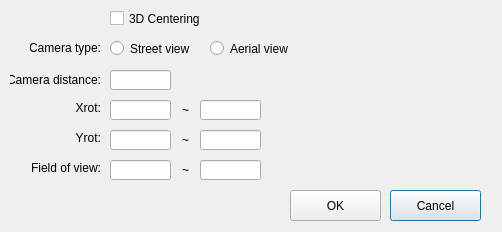
<?xml version="1.0" encoding="UTF-8"?>
<ui version="4.0">
 <class>ParameterEstimationDialog</class>
 <widget class="QDialog" name="ParameterEstimationDialog">
  <property name="geometry">
   <rect>
    <x>0</x>
    <y>0</y>
    <width>502</width>
    <height>232</height>
   </rect>
  </property>
  <property name="windowTitle">
   <string>ParameterEstimationDialog</string>
  </property>
  <widget class="QLabel" name="label_11">
   <property name="geometry">
    <rect>
     <x>173</x>
     <y>160</y>
     <width>16</width>
     <height>20</height>
    </rect>
   </property>
   <property name="text">
    <string>~</string>
   </property>
   <property name="alignment">
    <set>Qt::AlignRight|Qt::AlignTrailing|Qt::AlignVCenter</set>
   </property>
  </widget>
  <widget class="QLineEdit" name="lineEditFovMax">
   <property name="geometry">
    <rect>
     <x>200</x>
     <y>160</y>
     <width>61</width>
     <height>20</height>
    </rect>
   </property>
  </widget>
  <widget class="QLineEdit" name="lineEditYrotMin">
   <property name="geometry">
    <rect>
     <x>110</x>
     <y>130</y>
     <width>61</width>
     <height>20</height>
    </rect>
   </property>
  </widget>
  <widget class="QLineEdit" name="lineEditXrotMin">
   <property name="geometry">
    <rect>
     <x>110</x>
     <y>100</y>
     <width>61</width>
     <height>20</height>
    </rect>
   </property>
  </widget>
  <widget class="QLabel" name="label_13">
   <property name="geometry">
    <rect>
     <x>173</x>
     <y>100</y>
     <width>16</width>
     <height>20</height>
    </rect>
   </property>
   <property name="text">
    <string>~</string>
   </property>
   <property name="alignment">
    <set>Qt::AlignRight|Qt::AlignTrailing|Qt::AlignVCenter</set>
   </property>
  </widget>
  <widget class="QLineEdit" name="lineEditYrotMax">
   <property name="geometry">
    <rect>
     <x>200</x>
     <y>130</y>
     <width>61</width>
     <height>20</height>
    </rect>
   </property>
  </widget>
  <widget class="QLineEdit" name="lineEditXrotMax">
   <property name="geometry">
    <rect>
     <x>200</x>
     <y>100</y>
     <width>61</width>
     <height>20</height>
    </rect>
   </property>
  </widget>
  <widget class="QLabel" name="label_14">
   <property name="geometry">
    <rect>
     <x>173</x>
     <y>130</y>
     <width>16</width>
     <height>20</height>
    </rect>
   </property>
   <property name="text">
    <string>~</string>
   </property>
   <property name="alignment">
    <set>Qt::AlignRight|Qt::AlignTrailing|Qt::AlignVCenter</set>
   </property>
  </widget>
  <widget class="QLabel" name="label_10">
   <property name="geometry">
    <rect>
     <x>30</x>
     <y>160</y>
     <width>71</width>
     <height>16</height>
    </rect>
   </property>
   <property name="text">
    <string>Field of view:</string>
   </property>
   <property name="alignment">
    <set>Qt::AlignRight|Qt::AlignTrailing|Qt::AlignVCenter</set>
   </property>
  </widget>
  <widget class="QLineEdit" name="lineEditCameraDistance">
   <property name="geometry">
    <rect>
     <x>110</x>
     <y>70</y>
     <width>61</width>
     <height>20</height>
    </rect>
   </property>
  </widget>
  <widget class="QLabel" name="label_7">
   <property name="geometry">
    <rect>
     <x>10</x>
     <y>70</y>
     <width>91</width>
     <height>20</height>
    </rect>
   </property>
   <property name="text">
    <string>Camera distance:</string>
   </property>
   <property name="alignment">
    <set>Qt::AlignRight|Qt::AlignTrailing|Qt::AlignVCenter</set>
   </property>
  </widget>
  <widget class="QLabel" name="label_6">
   <property name="geometry">
    <rect>
     <x>30</x>
     <y>100</y>
     <width>71</width>
     <height>16</height>
    </rect>
   </property>
   <property name="text">
    <string>Xrot:</string>
   </property>
   <property name="alignment">
    <set>Qt::AlignRight|Qt::AlignTrailing|Qt::AlignVCenter</set>
   </property>
  </widget>
  <widget class="QLabel" name="label_8">
   <property name="geometry">
    <rect>
     <x>30</x>
     <y>130</y>
     <width>71</width>
     <height>16</height>
    </rect>
   </property>
   <property name="text">
    <string>Yrot:</string>
   </property>
   <property name="alignment">
    <set>Qt::AlignRight|Qt::AlignTrailing|Qt::AlignVCenter</set>
   </property>
  </widget>
  <widget class="QLineEdit" name="lineEditFovMin">
   <property name="geometry">
    <rect>
     <x>110</x>
     <y>160</y>
     <width>61</width>
     <height>20</height>
    </rect>
   </property>
  </widget>
  <widget class="QPushButton" name="pushButtonCancel">
   <property name="geometry">
    <rect>
     <x>390</x>
     <y>190</y>
     <width>91</width>
     <height>31</height>
    </rect>
   </property>
   <property name="text">
    <string>Cancel</string>
   </property>
  </widget>
  <widget class="QPushButton" name="pushButtonOK">
   <property name="geometry">
    <rect>
     <x>290</x>
     <y>190</y>
     <width>91</width>
     <height>31</height>
    </rect>
   </property>
   <property name="text">
    <string>OK</string>
   </property>
  </widget>
  <widget class="QLabel" name="label_12">
   <property name="geometry">
    <rect>
     <x>30</x>
     <y>40</y>
     <width>71</width>
     <height>16</height>
    </rect>
   </property>
   <property name="text">
    <string>Camera type:</string>
   </property>
   <property name="alignment">
    <set>Qt::AlignRight|Qt::AlignTrailing|Qt::AlignVCenter</set>
   </property>
  </widget>
  <widget class="QRadioButton" name="radioButtonCameraTypeStreetView">
   <property name="geometry">
    <rect>
     <x>110</x>
     <y>40</y>
     <width>82</width>
     <height>17</height>
    </rect>
   </property>
   <property name="text">
    <string>Street view</string>
   </property>
  </widget>
  <widget class="QRadioButton" name="radioButtonCameraTypeAerialView">
   <property name="geometry">
    <rect>
     <x>210</x>
     <y>40</y>
     <width>82</width>
     <height>17</height>
    </rect>
   </property>
   <property name="text">
    <string>Aerial view</string>
   </property>
  </widget>
  <widget class="QCheckBox" name="checkBoxCentering3D">
   <property name="geometry">
    <rect>
     <x>110</x>
     <y>10</y>
     <width>91</width>
     <height>17</height>
    </rect>
   </property>
   <property name="text">
    <string>3D Centering</string>
   </property>
  </widget>
 </widget>
 <layoutdefault spacing="6" margin="11"/>
 <tabstops>
  <tabstop>checkBoxCentering3D</tabstop>
  <tabstop>radioButtonCameraTypeStreetView</tabstop>
  <tabstop>radioButtonCameraTypeAerialView</tabstop>
  <tabstop>lineEditCameraDistance</tabstop>
  <tabstop>lineEditXrotMin</tabstop>
  <tabstop>lineEditXrotMax</tabstop>
  <tabstop>lineEditYrotMin</tabstop>
  <tabstop>lineEditYrotMax</tabstop>
  <tabstop>lineEditFovMin</tabstop>
  <tabstop>lineEditFovMax</tabstop>
  <tabstop>pushButtonOK</tabstop>
  <tabstop>pushButtonCancel</tabstop>
 </tabstops>
 <resources/>
 <connections/>
</ui>
